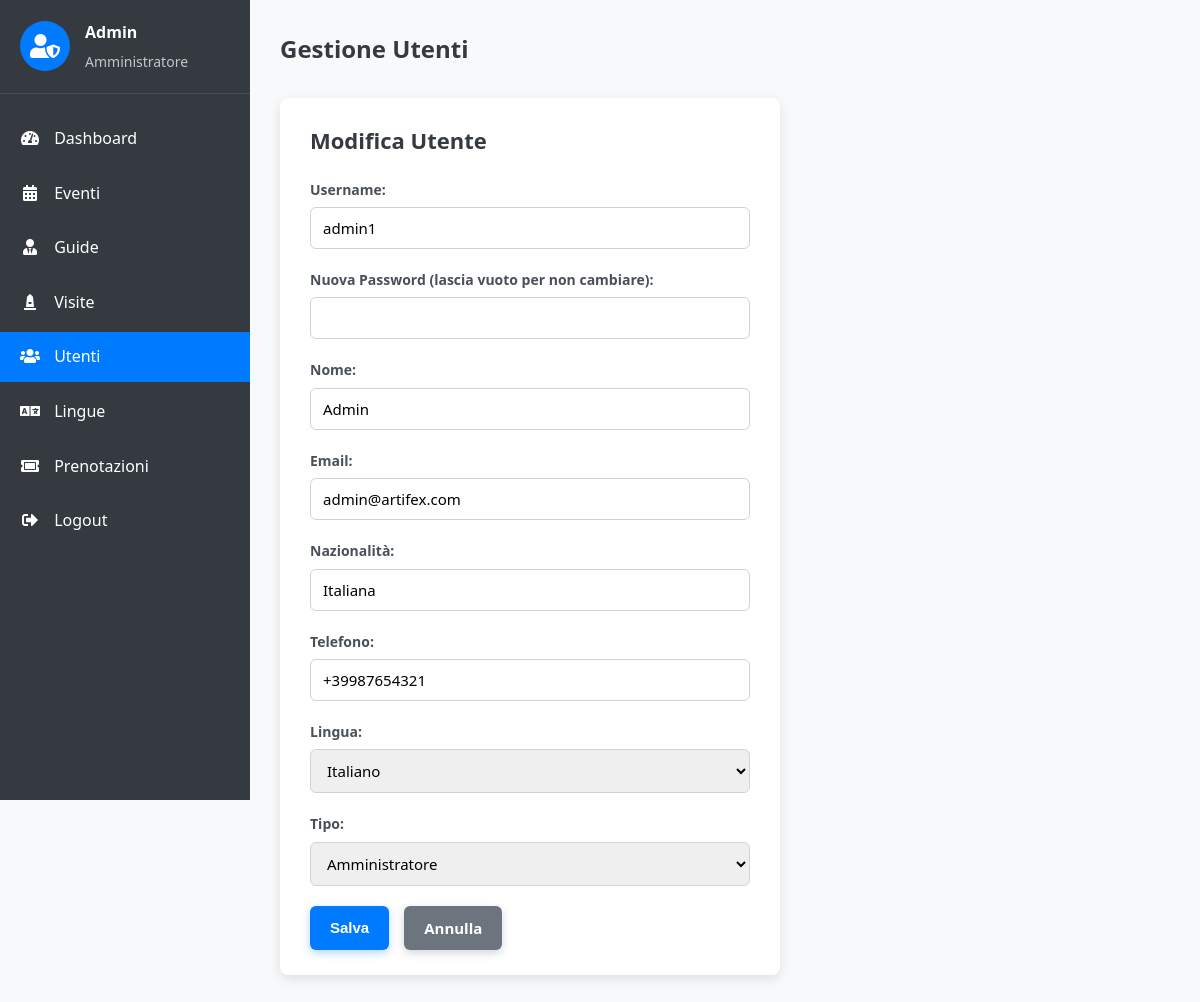
The app's page /admin_utenti.php?action=edit&username=admin1 (signed in) with its own data.
### tables this page shows
create table Utente(
username varchar(255) primary key,
pwd varchar(255) not null,
nome varchar(30) not null,
email varchar(64) not null,
nazionalita varchar(30),
telefono varchar(30),
lingua varchar(30),
tipo enum("turista", "amministratore"),
foreign key (lingua) references Lingua(lingua)
);

### admin_utenti.php (the view, shortened to what this page needs)
<?php
$config = require('databaseConfig.php');
$db = DBcon::getDB($config);
$edit_mode = isset($_GET['action']) && in_array($_GET['action'], ['edit', 'create']);
$utente_to_edit = null;
if (isset($_GET['action'], $_GET['username']) && $_GET['action'] === 'edit') {
    try {
        $stmt = $db->prepare("SELECT username, nome, email, nazionalita, telefono, lingua, tipo FROM Utente WHERE username = ?");
        $stmt->execute([$_GET['username']]);
        $utente_to_edit = $stmt->fetch(PDO::FETCH_ASSOC);
    } catch (PDOException $e) {
        $error_message = "Errore nel recupero dell'utente da modificare: " . $e->getMessage();
    }
}
try {
    $stmt = $db->query("SELECT lingua FROM Lingua ORDER BY lingua");
    $lingue = $stmt->fetchAll(PDO::FETCH_COLUMN);
} catch (PDOException $e) {
    $lingue = [];
}
?>
<!DOCTYPE html>
<html lang="it">
<head>
    <link rel="stylesheet" href="style/admin.css">
    <link rel="stylesheet" href="https://cdnjs.cloudflare.com/ajax/libs/font-awesome/5.15.3/css/all.min.css">
</head>
<body>
<div class="admin-dashboard">
    <div class="sidebar">
        <div class="admin-info">
            <div class="admin-avatar"><i class="fas fa-user-shield"></i></div>
            <div class="admin-details">
                <h3><?= htmlspecialchars($_SESSION['user_name']) ?></h3>
                <p>Amministratore</p>
            </div>
        </div>
        <ul class="admin-menu">
            <li><a href="admin_dashboard.php"><i class="fas fa-tachometer-alt"></i> Dashboard</a></li>
            <li><a href="admin_eventi.php"><i class="fas fa-calendar-alt"></i> Eventi</a></li>
            <li><a href="admin_guide.php"><i class="fas fa-user-tie"></i> Guide</a></li>
            <li><a href="admin_visite.php"><i class="fas fa-monument"></i> Visite</a></li>
            <li class="active"><a href="admin_utenti.php"><i class="fas fa-users"></i> Utenti</a></li>
            <li><a href="admin_lingue.php"><i class="fas fa-language"></i> Lingue</a></li>
            <li><a href="admin_prenotazioni.php"><i class="fas fa-ticket-alt"></i> Prenotazioni</a></li>
            <li><a href="logout.php"><i class="fas fa-sign-out-alt"></i> Logout</a></li>
        </ul>
    </div>
    <div class="main-content">
        <div class="page-header">
            <h1>Gestione Utenti</h1>
        </div>
        <?php if ($edit_mode): ?>
            <div class="edit-form-container">
                <h2><?= $_GET['action'] === 'create' ? 'Crea Nuovo Utente' : 'Modifica Utente' ?></h2>
                <form method="POST" class="edit-form">
                    <div class="form-group">
                        <label for="username">Username:</label>
                        <input type="text" name="username" id="username" required
                            <?= $_GET['action'] === 'edit' ? 'readonly' : '' ?>
                               value="<?= htmlspecialchars($utente_to_edit['username'] ?? '') ?>"
                               class="form-control">
                    </div>
                    <div class="form-group">
                        <label for="pwd"><?= $_GET['action'] === 'edit' ? 'Nuova Password (lascia vuoto per non cambiare):' : 'Password:' ?></label>
                        <input type="password" name="pwd" id="pwd" <?= $_GET['action'] === 'create' ? 'required' : '' ?> class="form-control">
                    </div>
                    <div class="form-group">
                        <label for="nome">Nome:</label>
                        <input type="text" name="nome" id="nome" required
                               value="<?= htmlspecialchars($utente_to_edit['nome'] ?? '') ?>" class="form-control">
                    </div>
                    <div class="form-group">
                        <label for="email">Email:</label>
                        <input type="email" name="email" id="email" required
                               value="<?= htmlspecialchars($utente_to_edit['email'] ?? '') ?>" class="form-control">
                    </div>
                    <div class="form-group">
                        <label for="nazionalita">Nazionalità:</label>
                        <input type="text" name="nazionalita" id="nazionalita"
                               value="<?= htmlspecialchars($utente_to_edit['nazionalita'] ?? '') ?>" class="form-control">
                    </div>
                    <div class="form-group">
                        <label for="telefono">Telefono:</label>
                        <input type="text" name="telefono" id="telefono"
                               value="<?= htmlspecialchars($utente_to_edit['telefono'] ?? '') ?>" class="form-control">
                    </div>
                    <div class="form-group">
                        <label for="lingua">Lingua:</label>
                        <select name="lingua" id="lingua" class="form-control">
                            <?php foreach ($lingue as $lang): ?>
                                <option value="<?= htmlspecialchars($lang) ?>"
                                    <?= (isset($utente_to_edit['lingua']) && $utente_to_edit['lingua'] === $lang) ? 'selected' : '' ?>>
                                    <?= htmlspecialchars($lang) ?>
                                </option>
                            <?php endforeach; ?>
                        </select>
                    </div>
                    <div class="form-group">
                        <label for="tipo">Tipo:</label>
                        <select name="tipo" id="tipo" required class="form-control">
                            <option value="amministratore" <?= (isset($utente_to_edit['tipo']) && $utente_to_edit['tipo'] === 'amministratore') ? 'selected' : '' ?>>Amministratore</option>
                        </select>
                    </div>
                    <div class="form-actions">
                        <button type="submit" class="btn">Salva</button>
                        <a href="admin_utenti.php" class="btn secondary">Annulla</a>
                    </div>
                </form>
            </div>
        <?php endif; ?>
    </div>
</div>
</body>
</html>

### style/admin.css (style rules this page uses)
* { margin: 0; padding: 0; box-sizing: border-box; }
body { font-family: 'Segoe UI', Tahoma, Geneva, Verdana, sans-serif; background-color: #f8f9fa; color: #212529; line-height: 1.6; min-height: 100vh; }
.admin-dashboard { display: flex; min-height: 100vh; }
.sidebar { width: 250px; background-color: #343a40; color: #fff; padding: 20px 0; height: 100vh; position: sticky; top: 0; }
.admin-info { padding: 0 20px 20px; border-bottom: 1px solid rgba(255, 255, 255, 0.1); margin-bottom: 20px; display: flex; align-items: center; }
.admin-avatar { width: 50px; height: 50px; background-color: #007bff; border-radius: 50%; display: flex; align-items: center; justify-content: center; margin-right: 15px; }
.admin-avatar i { font-size: 24px; }
.admin-details h3 { margin: 0; font-size: 16px; }
.admin-details p { margin: 5px 0 0; opacity: 0.7; font-size: 14px; }
.admin-menu { list-style: none; padding: 0; margin: 0; }
.admin-menu li { margin-bottom: 5px; }
.admin-menu li a { display: block; padding: 12px 20px; color: #fff; text-decoration: none; transition: all 0.3s; }
.admin-menu li a i { margin-right: 10px; width: 20px; text-align: center; }
.admin-menu li.active a { background-color: #007bff; }
.main-content { flex: 1; padding: 30px; background-color: #f8f9fa; overflow-y: auto; }
.page-header { margin-bottom: 30px; }
.page-header h1 { margin: 0; font-size: 24px; color: #343a40; margin-bottom: 10px; }
.btn { display: inline-block; background-color: #007bff; color: #fff; padding: 8px 16px; border-radius: 4px; text-decoration: none; border: none; cursor: pointer; font-size: 14px; transition: background-color 0.3s; }
.btn.secondary { background-color: #6c757d; }
html, body { height: 100%; margin: 0; padding: 0; }
.edit-form-container { background-color: #fff; padding: 25px 30px; border-radius: 8px; box-shadow: 0 4px 12px rgba(0, 0, 0, 0.1); max-width: 500px; margin-bottom: 30px; }
.edit-form-container h2 { margin-bottom: 20px; color: #343a40; font-weight: 600; font-size: 22px; }
.form-group { margin-bottom: 20px; display: flex; flex-direction: column; }
.form-group label { margin-bottom: 6px; font-weight: 600; color: #495057; font-size: 14px; }
.form-group input[type="text"], .form-group input[type="email"], .form-group input[type="password"], .form-group textarea, .form-group select { padding: 10px 12px; font-size: 15px; border: 1.8px solid #ced4da; border-radius: 6px; transition: border-color 0.3s ease, box-shadow 0.3s ease; font-family: inherit; outline: none; resize: vertical; }
.edit-form .btn { padding: 10px 20px; font-size: 15px; border-radius: 6px; font-weight: 600; box-shadow: 0 3px 8px rgba(0, 123, 255, 0.3); }
.edit-form .btn.secondary { background-color: #6c757d; box-shadow: 0 3px 8px rgba(108, 117, 125, 0.3); }
.form-actions { display: flex; gap: 15px; justify-content: flex-start; }

### records on screen
utente: username "admin1", nome "Admin", email "admin@artifex.com", nazionalita "Italiana", telefono "+39987654321", lingua "Italiano", tipo "Amministratore"

### other values on screen
$_SESSION['user_name'] "Admin"
